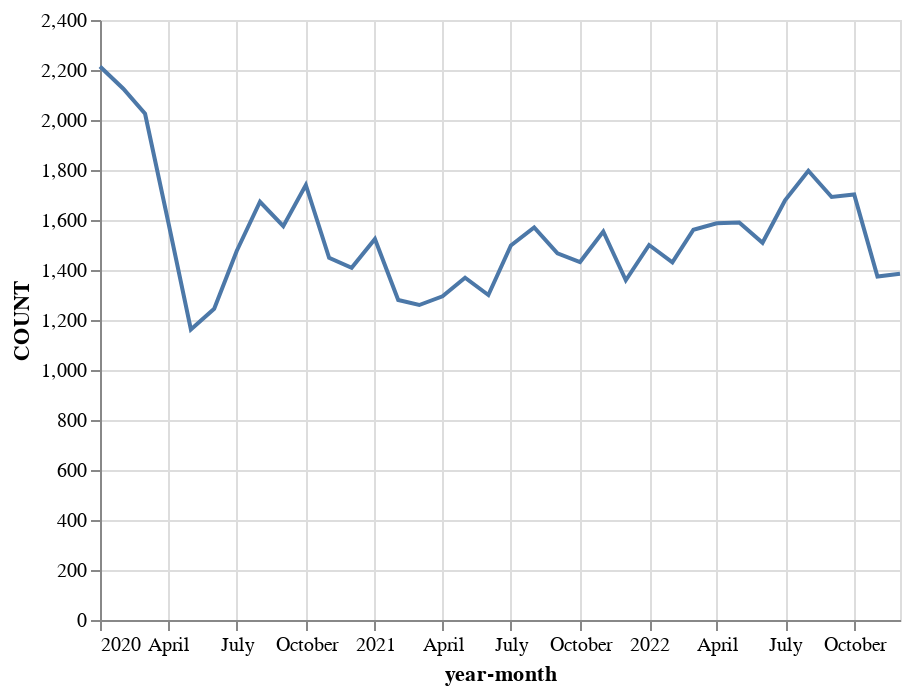

Notebook code for this chart:
### Markdown cell above
**Time and Date**

### Code cell
## Crime trends over time

# Create a new column 'year-month' by combining the YEAR and MONTH columns
df['year-month'] = pd.to_datetime(df[['YEAR', 'MONTH']].assign(DAY=1))

# Create a dataframe of crime counts by year-month
month_counts = df.groupby('year-month')['TYPE'].count().reset_index(name='COUNT')

# Create a line chart of crime counts by year-month
alt.Chart(month_counts).mark_line().encode(
    x='year-month:T',
    y='COUNT:Q'
)

### Figure 1 — Vega-Lite specification as saved in the notebook (floating-point values rounded to 4 significant figures)
{"config": {"view": {"continuousWidth": 400, "continuousHeight": 300}}, "data": {"name": "data-845b14c27404bcdd554bba99f7264489"}, "mark": "line", "encoding": {"x": {"type": "temporal", "field": "year-month"}, "y": {"type": "quantitative", "field": "COUNT"}}, "$schema": "https://vega.github.io/schema/vega-lite/v4.8.1.json", "datasets": {"data-845b14c27404bcdd554bba99f7264489": [{"year-month": "2020-01-01T00:00:00", "COUNT": 2214}, {"year-month": "2020-02-01T00:00:00", "COUNT": 2125}, {"year-month": "2020-03-01T00:00:00", "COUNT": 2025}, {"year-month": "2020-04-01T00:00:00", "COUNT": 1590}, {"year-month": "2020-05-01T00:00:00", "COUNT": 1162}, {"year-month": "2020-06-01T00:00:00", "COUNT": 1245}, {"year-month": "2020-07-01T00:00:00", "COUNT": 1476}, {"year-month": "2020-08-01T00:00:00", "COUNT": 1673}, {"year-month": "2020-09-01T00:00:00", "COUNT": 1575}, {"year-month": "2020-10-01T00:00:00", "COUNT": 1740}, {"year-month": "2020-11-01T00:00:00", "COUNT": 1449}, {"year-month": "2020-12-01T00:00:00", "COUNT": 1409}, {"year-month": "2021-01-01T00:00:00", "COUNT": 1524}, {"year-month": "2021-02-01T00:00:00", "COUNT": 1280}, {"year-month": "2021-03-01T00:00:00", "COUNT": 1260}, {"year-month": "2021-04-01T00:00:00", "COUNT": 1295}, {"year-month": "2021-05-01T00:00:00", "COUNT": 1369}, {"year-month": "2021-06-01T00:00:00", "COUNT": 1300}, {"year-month": "2021-07-01T00:00:00", "COUNT": 1498}, {"year-month": "2021-08-01T00:00:00", "COUNT": 1570}, {"year-month": "2021-09-01T00:00:00", "COUNT": 1467}, {"year-month": "2021-10-01T00:00:00", "COUNT": 1432}, {"year-month": "2021-11-01T00:00:00", "COUNT": 1554}, {"year-month": "2021-12-01T00:00:00", "COUNT": 1359}, {"year-month": "2022-01-01T00:00:00", "COUNT": 1500}, {"year-month": "2022-02-01T00:00:00", "COUNT": 1431}, {"year-month": "2022-03-01T00:00:00", "COUNT": 1561}, {"year-month": "2022-04-01T00:00:00", "COUNT": 1587}, {"year-month": "2022-05-01T00:00:00", "COUNT": 1590}, {"year-month": "2022-06-01T00:00:00", "COUNT": 1509}, {"year-month": "2022-07-01T00:00:00", "COUNT": 1679}, {"year-month": "2022-08-01T00:00:00", "COUNT": 1797}, {"year-month": "2022-09-01T00:00:00", "COUNT": 1692}, {"year-month": "2022-10-01T00:00:00", "COUNT": 1702}, {"year-month": "2022-11-01T00:00:00", "COUNT": 1374}, {"year-month": "2022-12-01T00:00:00", "COUNT": 1385}]}}
